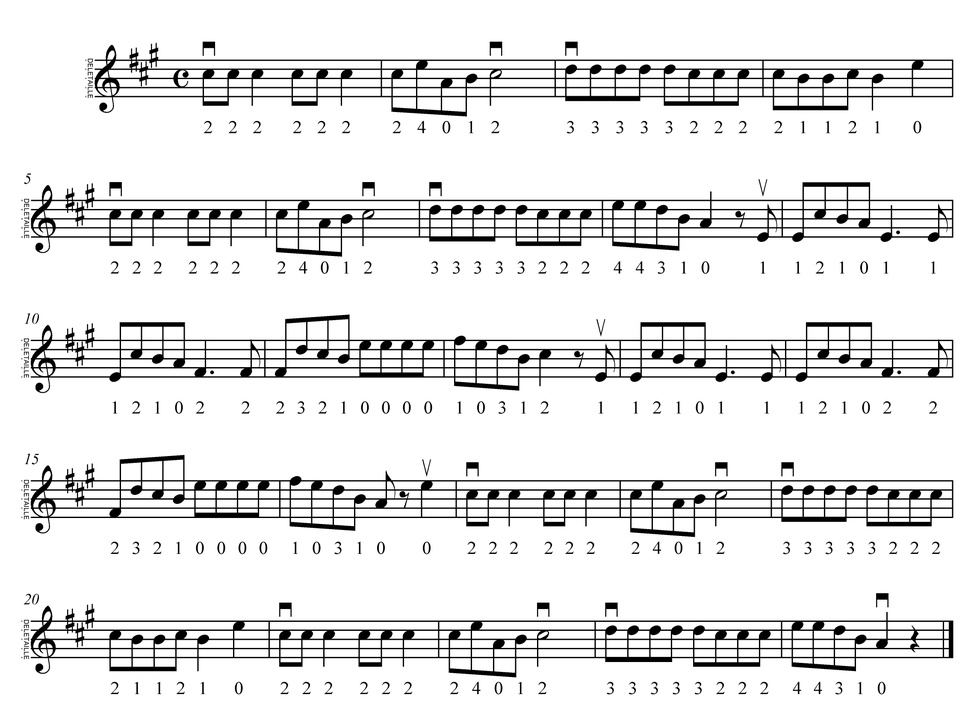
//> input picture resources/partition.jpg, 974 x 724 px, shrunk from 4556 x 3387 before the run
$ ./main   (built with g++ and OpenCV 4)
//> lines starting //> are read from the running program, lines starting //| are printed output that depends on the picture; after the words box and inside, x2 and y2 are one past the last pixel; in counts of white or black regions, pixels touching at a corner belong together
#include <iostream>
#include <vector>
#include <stdio.h>
#include <opencv2/imgproc/imgproc.hpp>
#include <opencv2/core.hpp>
#include <opencv2/imgcodecs.hpp>
#include <opencv2/highgui.hpp>


int main()
{
	int thresh = 100;
	int max_thresh = 255;

	cv::RNG rng(12345);

	cv::Mat image;
	cv::Mat imageCvtGray;
	cv::Mat imageThreshold;
	cv::Mat imageCannyOutput;
	std::vector<std::vector<cv::Point> > contours;
	std::vector<cv::Vec4i> hierarchy;

	image = cv::imread("../resources/partition.jpg", cv::IMREAD_COLOR); // Read the file
//> image is the input picture: 724 rows x 974 cols, CV_8UC3; min 0, max 255, mean 230.7

	if (image.empty())
	{
		std::cout << "Could not open or find the image" << std::endl;
		return -1;
	}

	cv::cvtColor(image, imageCvtGray, cv::COLOR_RGB2GRAY);
	cv::namedWindow("Recognize Partition", cv::WINDOW_NORMAL);
	cv::imshow("Recognize Partition", image);

	cv::threshold(imageCvtGray, imageThreshold, 0, 255, 1);
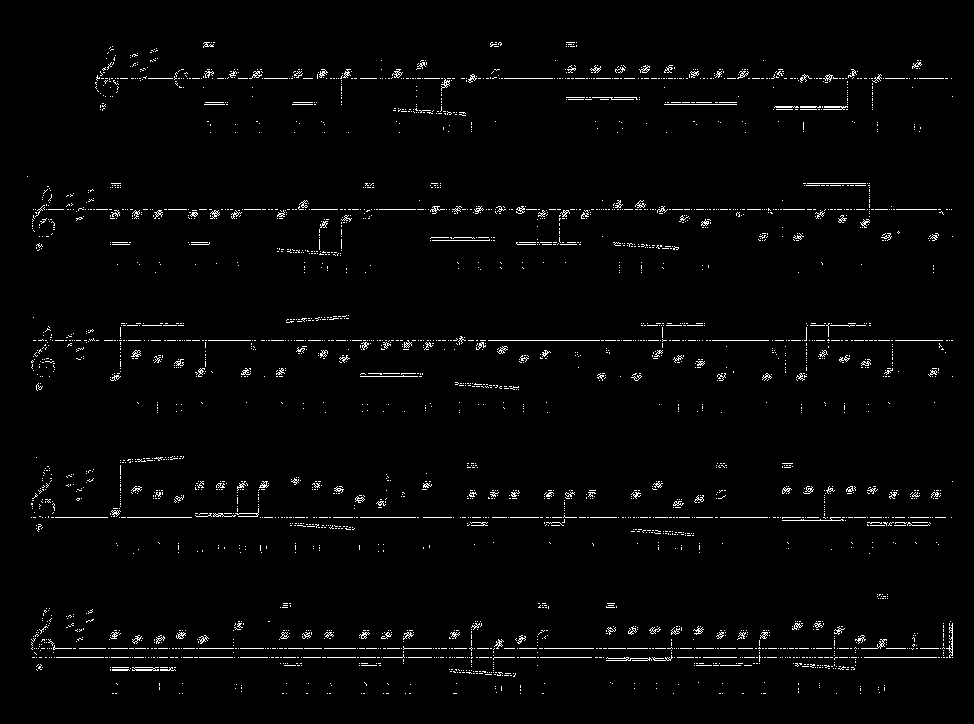
//> imageThreshold: 724 rows x 974 cols, CV_8UC1; 2% white in thin lines or dots, all inside (x1, y1, x2, y2) = (27, 42, 953, 694)
	cv::namedWindow("Threshold Image", cv::WINDOW_NORMAL);
	cv::imshow("Threshold Image", imageThreshold);

	/// Detect edges using canny
	cv::Canny(imageCvtGray, imageCannyOutput, thresh, thresh * 2, 3);
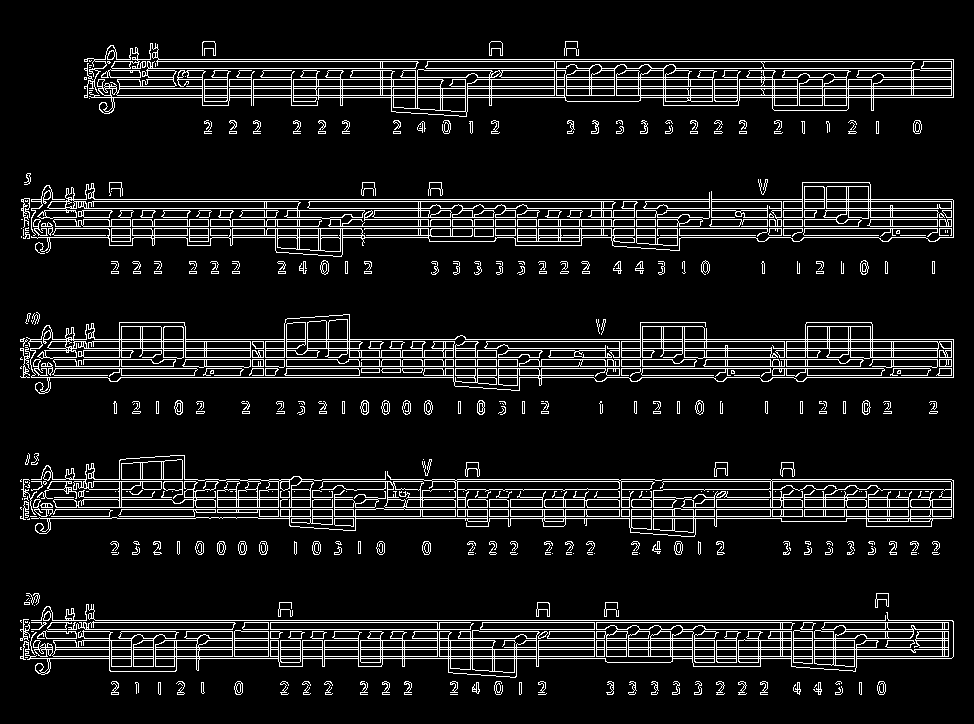
//> imageCannyOutput: 724 rows x 974 cols, CV_8UC1; 9.4% white in thin lines or dots, all inside (x1, y1, x2, y2) = (20, 41, 954, 695)
	/// Find contours
	cv::findContours(imageCannyOutput, contours, hierarchy, CV_RETR_TREE, CV_CHAIN_APPROX_SIMPLE, cv::Point(0, 0));
//> contours = 1944 contours, 840 with area under 20; largest, box (x1, y1, x2, y2) and area: (84, 43, 954, 117) 22154, (20, 612, 954, 678) 21762, (26, 314, 954, 394) 14718, (31, 471, 954, 537) 10446, (31, 182, 954, 257) 7878

	/// Draw contours
	cv::Mat drawing = cv::Mat::zeros(imageCannyOutput.size(), CV_8UC3);
	for (int i = 0; i< contours.size(); i++)
	{
		cv::Scalar color = cv::Scalar(255, 255, 255);
		drawContours(drawing, contours, i, color, 2, 8, hierarchy, 0, cv::Point());
	}
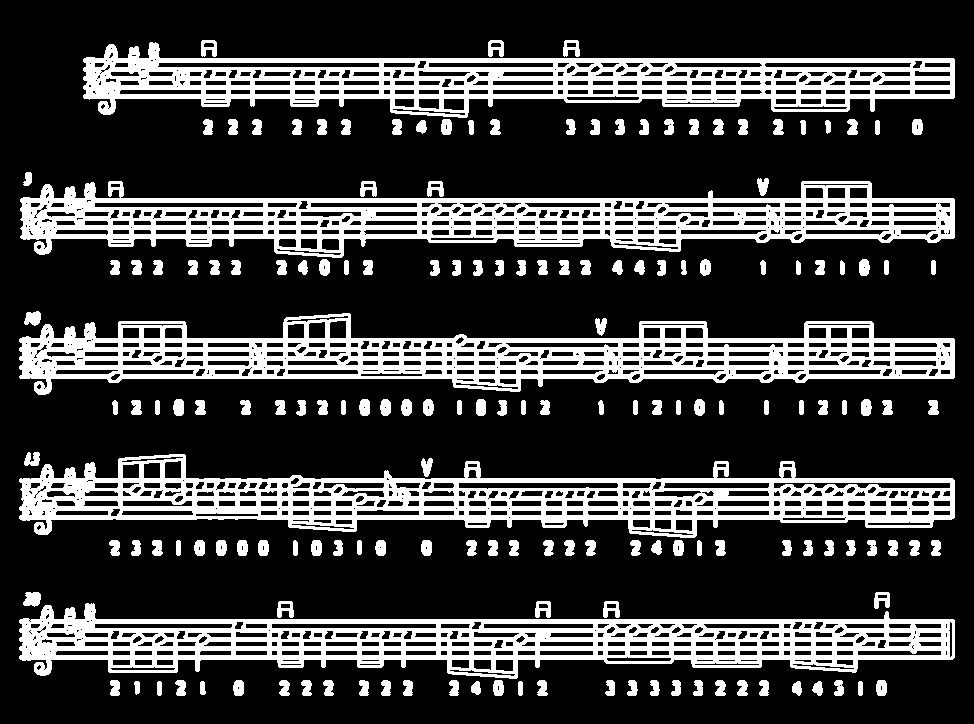
//> drawing: 724 rows x 974 cols, CV_8UC3; 24% white; 172 white regions, largest, box (x1, y1, x2, y2) and area: (19, 313, 955, 395) 30828, (20, 181, 955, 258) 30306, (19, 454, 955, 538) 30123

	// Use approxPolyDP ???

	/// Show in a window
	cv::namedWindow("Contours", CV_WINDOW_NORMAL);
	cv::imshow("Contours", drawing);

	cv::waitKey(0);

	return 0;
}
